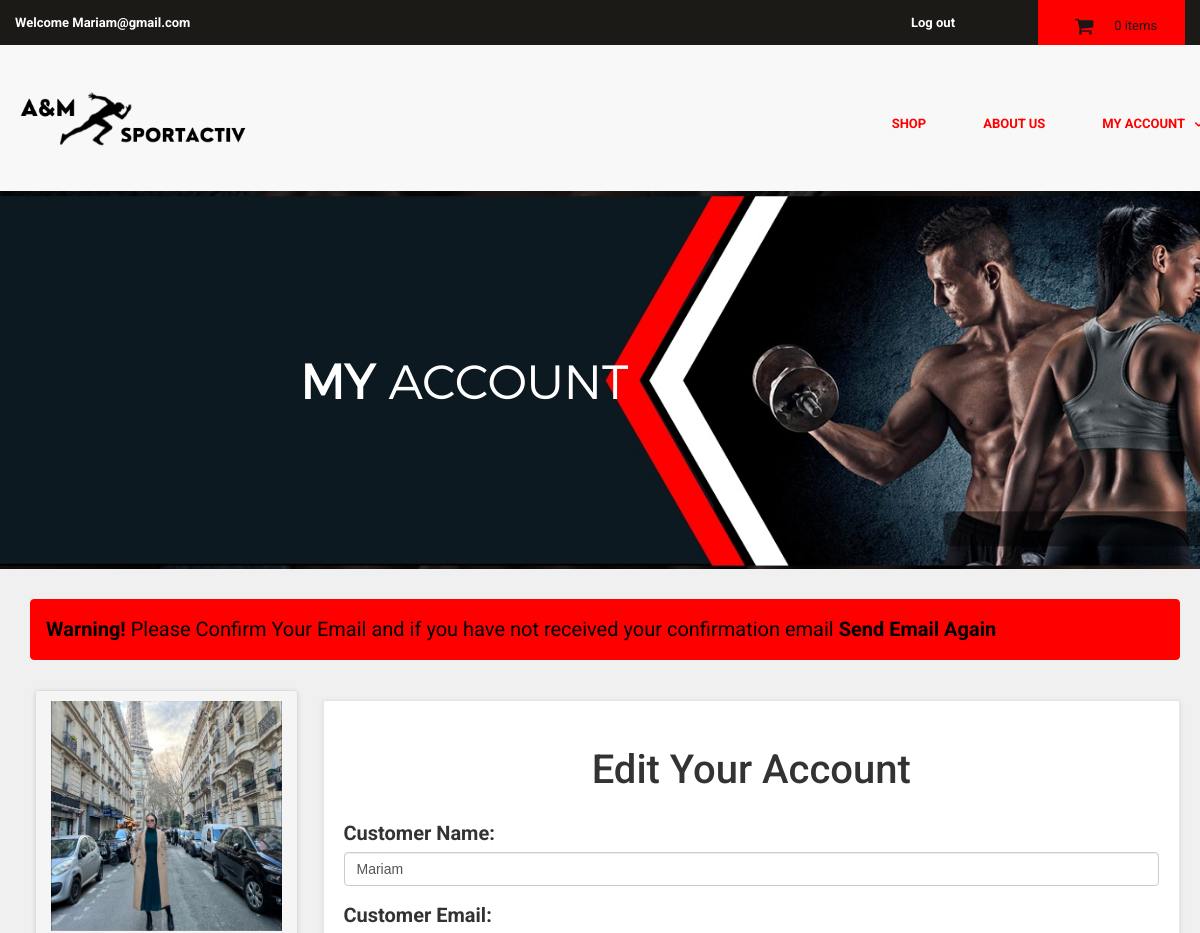
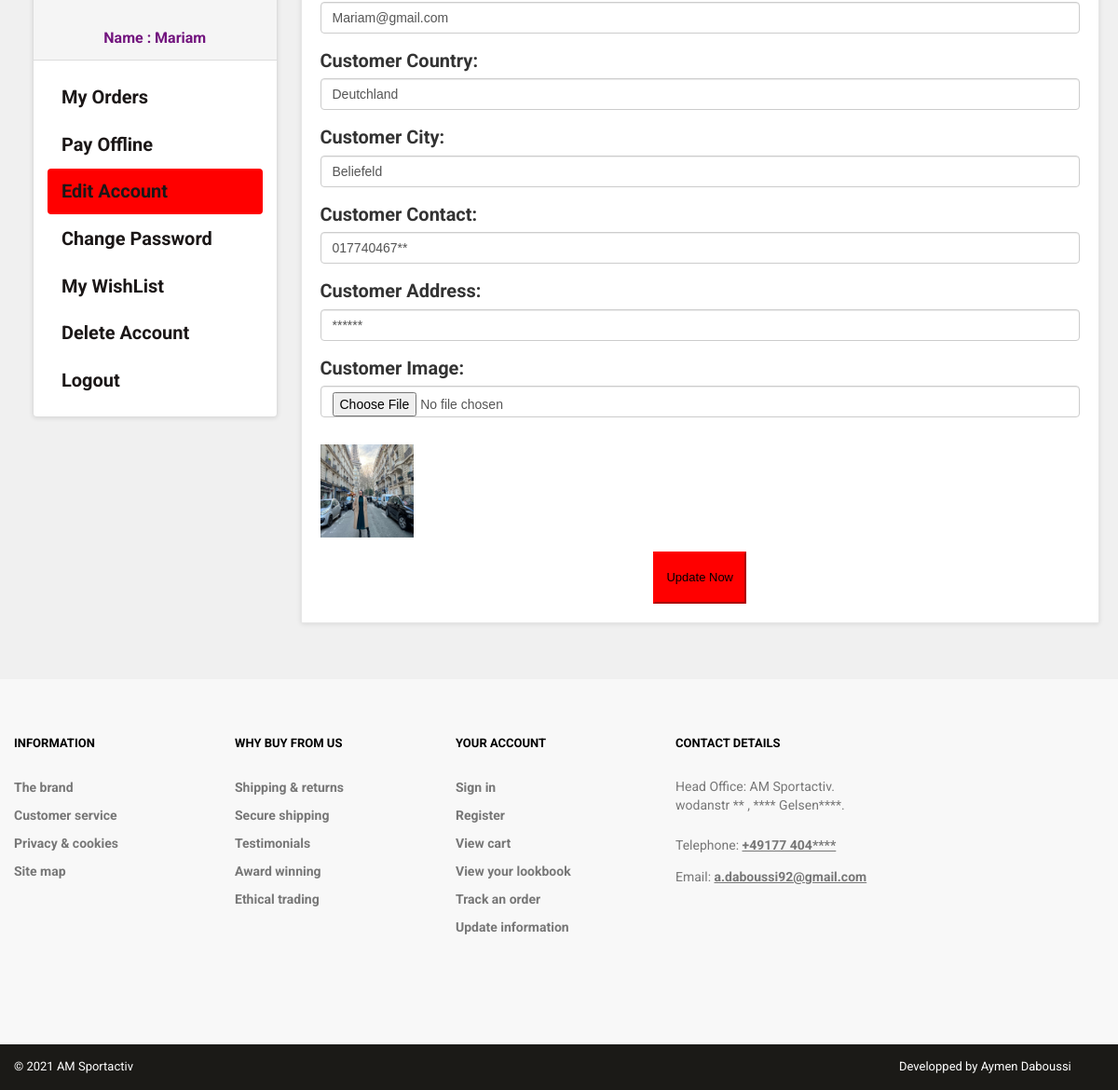
The page /customer/my_account.php?edit_account (signed in) on the database its author committed (2 pictures, top to bottom).
### tables this page shows
CREATE TABLE IF NOT EXISTS `customers` (
  `customer_id` int(11) NOT NULL AUTO_INCREMENT,
  `customer_name` varchar(255) NOT NULL,
  `customer_email` varchar(255) NOT NULL,
  `customer_pass` varchar(255) NOT NULL,
  `customer_country` text NOT NULL,
  `customer_city` text NOT NULL,
  `customer_contact` varchar(255) NOT NULL,
  `customer_address` text NOT NULL,
  `customer_image` text,
  `customer_ip` varchar(255) NOT NULL,
  `customer_confirm_code` text NOT NULL,
  PRIMARY KEY (`customer_id`) USING BTREE
);

### customer/edit_account.php (the view, shortened to what this page needs)
<?php
$customer_session = $_SESSION['customer_email'];
$get_customer = "select * from customers where customer_email='$customer_session'";
$run_customer = mysqli_query($con,$get_customer);
$row_customer = mysqli_fetch_array($run_customer);
$customer_name = $row_customer['customer_name'];
$customer_email = $row_customer['customer_email'];
$customer_country = $row_customer['customer_country'];
$customer_city = $row_customer['customer_city'];
$customer_contact = $row_customer['customer_contact'];
$customer_address = $row_customer['customer_address'];
$customer_image = $row_customer['customer_image'];
?>
<h1 align="center" > Edit Your Account </h1>
<form action="" method="post" enctype="multipart/form-data" >
<div class="form-group" >
<label> Customer Name: </label>
<input type="text" name="c_name" class="form-control" required value="<?php echo $customer_name; ?>">
</div>
<div class="form-group" >
<label> Customer Email: </label>
<input type="text" name="c_email" class="form-control" required value="<?php echo $customer_email; ?>">
</div>
<div class="form-group" >
<label> Customer Country: </label>
<input type="text" name="c_country" class="form-control" required value="<?php echo $customer_country; ?>">
</div>
<div class="form-group" >
<label> Customer City: </label>
<input type="text" name="c_city" class="form-control" required value="<?php echo $customer_city; ?>">
</div>
<div class="form-group" >
<label> Customer Contact: </label>
<input type="text" name="c_contact" class="form-control" required value="<?php echo $customer_contact; ?>">
</div>
<div class="form-group" >
<label> Customer Address: </label>
<input type="text" name="c_address" class="form-control" required value="<?php echo $customer_address; ?>">
</div>
<div class="form-group" >
<label> Customer Image: </label>
<input type="file" name="c_image" class="form-control"  ><br>
<img src="customer_images/<?php echo $customer_image; ?>" width="100" height="100" class="img-responsive" >
</div>
<div class="text-center" >
<button name="update" class="btn btn-primary" >
<i class="fa fa-user-md" ></i> Update Now
</button>
</div>
</form>

### customer/includes/sidebar.php
<div class="panel panel-default sidebar-menu">
<div class="panel-heading">
<?php
$customer_session = $_SESSION['customer_email'];
$get_customer = "select * from customers where customer_email='$customer_session'";
$run_customer = mysqli_query($con,$get_customer);
$row_customer = mysqli_fetch_array($run_customer);
$customer_image = $row_customer['customer_image'];
$customer_name = $row_customer['customer_name'];
if(!isset($_SESSION['customer_email'])){
}
else {
echo "
<center>
<img src='customer_images/$customer_image' class='img-responsive'>
</center>
<br>
<h3 align='center' class='panel-title'> Name : $customer_name </h3>
";
}
?>
</div>
<div class="panel-body">
<ul class="nav nav-pills nav-stacked">
<li class="<?php if(isset($_GET['my_orders'])){ echo "active"; } ?>">
<a href="my_account.php?my_orders"> <i class="fa fa-list"> </i> My Orders </a>
</li>
<li class="<?php if(isset($_GET['pay_offline'])){ echo "active"; } ?>">
<a href="my_account.php?pay_offline"> <i class="fa fa-bolt"></i> Pay Offline </a>
</li>
<li class="<?php if(isset($_GET['edit_account'])){ echo "active"; } ?>">
<a href="my_account.php?edit_account"> <i class="fa fa-pencil"></i> Edit Account </a>
</li>
<li class="<?php if(isset($_GET['change_pass'])){ echo "active"; } ?>">
<a href="my_account.php?change_pass"> <i class="fa fa-user"></i> Change Password </a>
</li>
<li class="<?php if(isset($_GET['my_wishlist'])){ echo "active"; } ?>">
<a href="my_account.php?my_wishlist"> <i class="fa fa-heart"></i> My WishList </a>
</li>
<li class="<?php if(isset($_GET['delete_account'])){ echo "active"; } ?>">
<a href="my_account.php?delete_account"> <i class="fa fa-trash-o"></i> Delete Account </a>
</li>
<li>
<a href="logout.php"> <i class="fa fa-sign-out"></i> Logout </a>
</li>
</ul>
</div>
</div>

### customer/styles/backend.css (style rules this page uses)
html { font-family: "Roboto", Helvetica, Arial, sans-serif; line-height: 1.15; -ms-text-size-adjust: 100%; -webkit-text-size-adjust: 100% }
body { margin: 0 }
h1 { font-size: 2em; margin: .67em 0; }
a { background-color: transparent; -webkit-text-decoration-skip: objects }
img { border-style: none }
button, input, optgroup, select, textarea { font-family: sans-serif; font-size: 100%; line-height: 1.15; margin: 0 }
button, input { overflow: visible }
button, select { text-transform: none }
[type=reset], [type=submit], button, html [type=button] { -webkit-appearance: button }
html { box-sizing: border-box }
body { min-width: 1190px; font-family: Montserrat, sans-serif; font-weight: 400; background-color: white; }
img { max-width: 100%; height: auto }
.btn { display: inline-block; vertical-align: top; font-size: 13px; line-height: 40px; text-decoration: none; -webkit-transition: .3s; transition: .3s }

### styles/style.css (style rules this page uses)
body { font-family: "Roboto", Helvetica, Arial, sans-serif; font-size: 20px; line-height: 1.42857143; color: #333333; background-color: #f0f0f0; overflow-x: hidden; }
.btn-primary { color:black; background-color:#FF0000; border-color:#FF0000; }
#content .panel.sidebar-menu { box-sizing: border-box; box-shadow: 0 1px 5px rgba(0, 0, 0, 0.1); }
#content .panel.sidebar-menu h3 { padding: 5px 0; margin: 0; }

### rows shown on the page
customers: customer_image (picture), customer_name "Mariam", c_name "Mariam", c_email "Mariam@gmail.com", c_country "Deutchland", c_city "Beliefeld", c_contact "017740467**", c_address "******"

### other values the page prints
$_SESSION['customer_email'] "Mariam@gmail.com"
$count_items "0"
